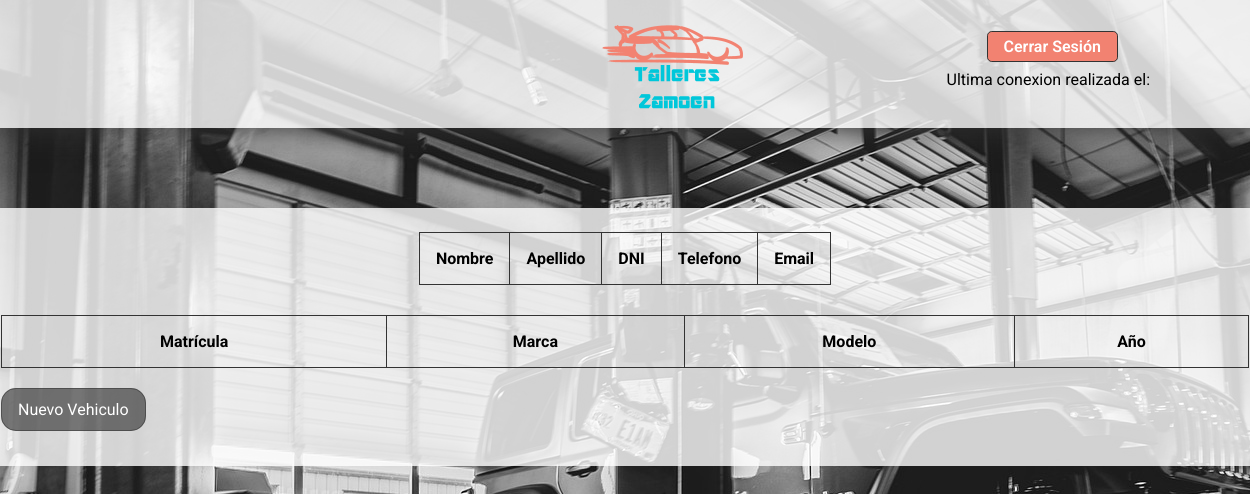
/Vehiculos/vehiculo.php?dni=12345678s, run on an earlier commit of the app's database.
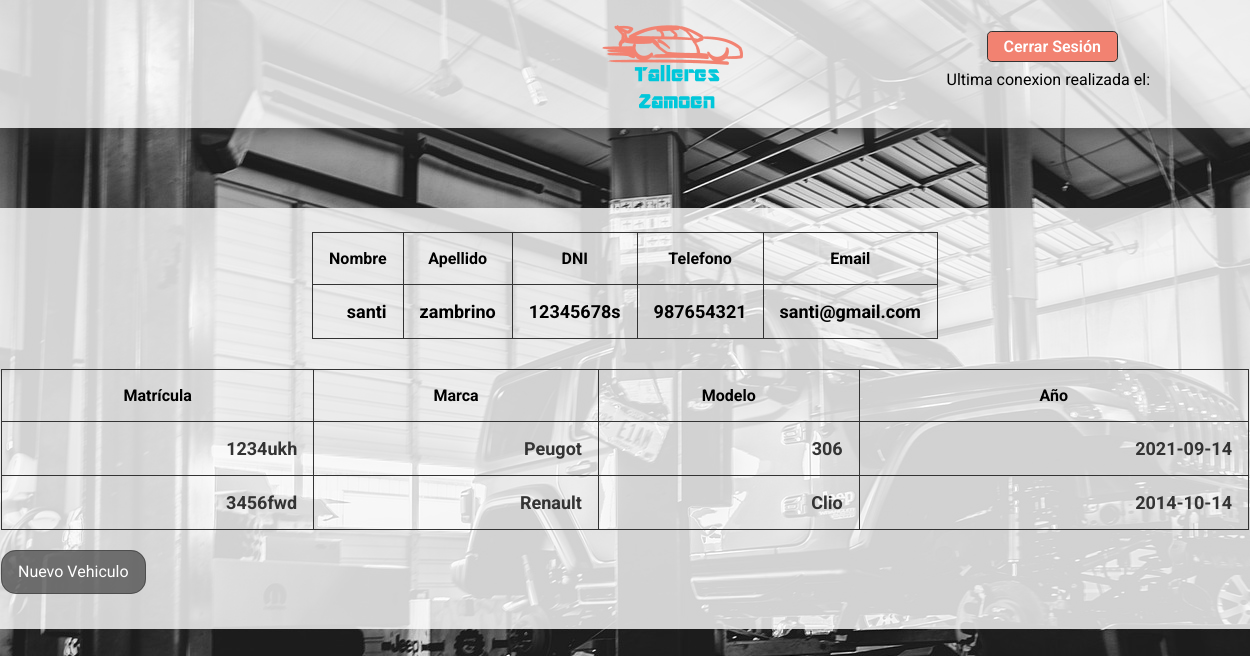
And on a later commit of the database.
### tables this page shows
CREATE TABLE `lista_usuario` (
  `id_usuario` int(11) NOT NULL,
  `nombre` varchar(20) NOT NULL,
  `apellidos` varchar(30) NOT NULL,
  `dni` varchar(9) NOT NULL,
  `telefono` int(9) NOT NULL,
  `email` varchar(40) NOT NULL,
  `contrasena` varchar(50) DEFAULT NULL,
  `id_admin` int(1) DEFAULT NULL
);

CREATE TABLE `lista_vehiculos` (
  `id_matricula` int(11) NOT NULL,
  `matricula` varchar(10) NOT NULL,
  `marca` varchar(20) NOT NULL,
  `modelo` varchar(20) NOT NULL,
  `año` date NOT NULL,
  `id_usuario` int(11) DEFAULT NULL
);

### Vehiculos/vehiculo.php (the view, shortened to what this page needs)
<!DOCTYPE html>
<html lang="es">
<head>
    <link rel="stylesheet" href="../styles/styleHeader.css">
    <link rel="stylesheet" href="../styles/styleVehiculo.css">
</head>
<body>
    <?php
    $conn = Conexion();
    ?>
    <div class="outer-container">
    <header id="cabecera">
        <div class="logo">
            <a href="../Vehiculos/vehiculo.php?dni=<?php echo $_GET['dni']; ?>">
                <img id="logo-taller" src="../img/Logo-Coche.png" alt="Logo Talleres Zamoen">
            </a>
        </div>
        <div class="container-info-header">
            <div class="info-usu">
                    <a id="btn-logOut" href="../Login/logOut.php">Cerrar Sesión</a>
            </div>
            <div class="cookies">
                <p><?php echo 'Ultima conexion realizada el: '.$_COOKIE[$_SESSION['dni'].'Cookie']; ?></p>
            </div>
            </div>
        </header>
        <?php
        $dniUsu = $_GET['dni'];
        $sqlFirst =  "SELECT nombre, apellidos, dni, telefono, email
                            FROM lista_usuario
                            WHERE dni = '$dniUsu'";
        $info = mysqli_query($conn, $sqlFirst);
        if ($info === false) {
            echo mysqli_error($conn);
        } else {
        ?>
            <div class="container-form">
                <table name="infoUsuarios" id="infoUsuarios">
                    <th>Nombre</th>
                    <th>Apellido</th>
                    <th>DNI</th>
                    <th>Telefono</th>
                    <th>Email</th>
                    <tr>
                        <?php
                        foreach ($info as $valor) {
                        ?>
                            <td><?php echo $valor['nombre']; ?></td>
                            <td><?php echo $valor['apellidos']; ?></td>
                            <td><?php echo $dniUsu; ?></td>
                            <td><?php echo $valor['telefono']; ?></td>
                            <td><?php echo $valor['email']; ?></td>
                        <?php
                        }
                        ?>
                    </tr>
                </table>
            </div>
            <?php
            $sql =  "SELECT matricula, marca, modelo, año
                        FROM lista_vehiculos
                        WHERE id_usuario = (SELECT id_usuario
                                            FROM lista_usuario
                                            WHERE dni = '$dniUsu')";
            $results = mysqli_query($conn, $sql);
            if ($results === false) {
                echo mysqli_error($conn);
            } else {
            ?>
                <div class="container-view">
                    <table name="datosUsuarios" id="datosUsuarios">
                        <th>Matrícula</th>
                        <th>Marca</th>
                        <th>Modelo</th>
                        <th>Año</th>
                        <?php
                        foreach ($results as $valor) {
                        ?>
                            <tr>
                                <?php
                                foreach ($valor as $k) {
                                ?>
                                    <td><a href="../Sevicios/Servicios.php?dni=<?php echo $_GET['dni']; ?>&matricula=<?php echo ($valor["matricula"]); ?>"><?php echo $k; ?></a></td>
                                <?php
                                }
                                ?>
                            </tr>
                        <?php
                        }
                        ?>
                    </table>
                    <div class="newvh">
                        <a href="../Vehiculos/newVehiculo.php?dni=<?php echo $_GET['dni']; ?>" class="btn newvh">Nuevo Vehiculo</a>
                    </div>
            <?php
            }
        }
            ?>
                </div>
    </div>
</body>
</html>

### styles/styleHeader.css (style rules this page uses)
* { margin: 0; padding: 0; box-sizing: border-box; font-family: 'Roboto', sans-serif; }
body { background-image: url('../img/fondo-taller.jpg'); background-repeat: no-repeat; background-size: auto; }
.outer-container { width: 100vw; height: 100vh; }
#cabecera { position: fixed; top: 0; left: 0; width: 100%; height: 8rem; background-color: rgb(255, 255, 255, .8); display: flex; justify-content: space-evenly; align-items: center; box-shadow: 5px 0 30px #333; }
#logo-taller { width: 10rem; }
.vacio, .info-usu { flex-basis: 33%; }
.container-info-header { display: flex; justify-content: flex-end; align-items: center; flex-direction: column; }
.info-usu { display: flex; justify-content: flex-end; align-items: center; }
#btn-logOut, #btn-Panel { margin-left: .5rem; padding: .3rem 1rem; color: #fff; border-radius: .3rem; border: 1px solid #333; font-weight: 600; cursor: pointer; text-decoration: none; }
#btn-logOut { background-color: #F28271; }
.cookies { display: flex; flex-direction: column; font-size: 1rem; padding: .5rem; width: 100%; }
.logo { width: 20%; }

### styles/styleVehiculo.css (style rules this page uses)
* { margin: 0; padding: 0; box-sizing: border-box; font-family: 'Roboto', sans-serif; }
a { text-decoration: none; color: #333; }
.outer-container { display: flex; justify-content: flex-start; align-items: center; flex-direction: column; width: 100vw; height: 100vh; margin-top: 5rem; }
#infoUsuarios { margin-top: 8rem; width: 80rem; background-color: rgb(255, 255, 255, .8); display: flex; justify-content: center; align-items: center; border-radius: .4rem; padding: 1.5rem 1rem; border-collapse: collapse; }
.container-view { width: 80rem; height: auto; background-color: rgb(255, 255, 255, .8); padding: .4rem 1rem; }
#datosUsuarios { width: 100%; height: auto; border-collapse: collapse; }
#datosUsuarios th, #infoUsuarios th { padding: 1rem; font-size: 1rem; font-weight: bold; border: 1px solid #333; text-align: center; }
#datosUsuarios tr, #infoUsuarios tr { cursor: pointer; text-align: right; }
#datosUsuarios td, #infoUsuarios td { padding: 1rem; font-size: 1.125rem; border: 1px solid #333; font-weight: bolder; }
.btn { padding: .7rem 1rem; color: #333; font-size: 1rem; border-radius: 15px; border:none; cursor: pointer; margin-top: -2rem; margin-right: .8rem; background-color: rgba(51, 51, 51, 0.637); border: 1px solid rgba(51, 51, 51, 0.521); }
.newvh { color: white; height: 60px; margin-top: 2rem; }

What changed in the data, as far as the page shows it:
now on this page (row edited): lista_usuario: nombre "santi", apellidos "zambrino", telefono "987654321", email "santi@gmail.com"
now on this page (row unchanged): lista_vehiculos: matricula "1234ukh", marca "Peugot", modelo "306", año "2021-09-14"
now on this page (row unchanged): lista_vehiculos: matricula "3456fwd", marca "Renault", modelo "Clio", año "2014-10-14"
